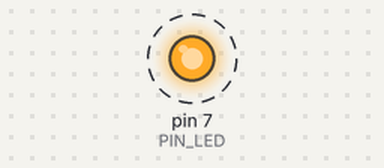
A sketch run on a simulated Arduino Uno, built with avr-gcc and run on an emulated ATmega328P. Shown: output pins drawn as LEDs (lit = HIGH). Dashed ring = blinking.

Above: at 1.1 s.
Timing chart, 0 to 4.0 s (numbered marks = the images above):
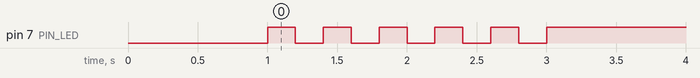

The sketch:

05_practice_2.ino.ino
```cpp
#define PIN_LED 7
int cnt,toggle=0;

void setup() {
  pinMode(7, OUTPUT);
  Serial.begin(115200);
  while(!Serial){
    ;
  }
  digitalWrite(7, toggle);
  delay(1000);
}

void loop() {
  while(cnt<11){
    toggle=toggle_state(toggle);
    digitalWrite(PIN_LED, toggle);
    delay(200);
    cnt++;
  }
  if(cnt==12){
    while(1){}
  }

}

int toggle_state(int toggle){
  if(toggle==0){
    toggle=1;
  }else if(toggle==1){
    toggle=0;
  }
  return toggle;
}
```

Measured:
- by itself, pin 7 (PIN_LED): alternates HIGH for 0.20 s and LOW for 0.20 s, 11 changes in all, then stays HIGH
